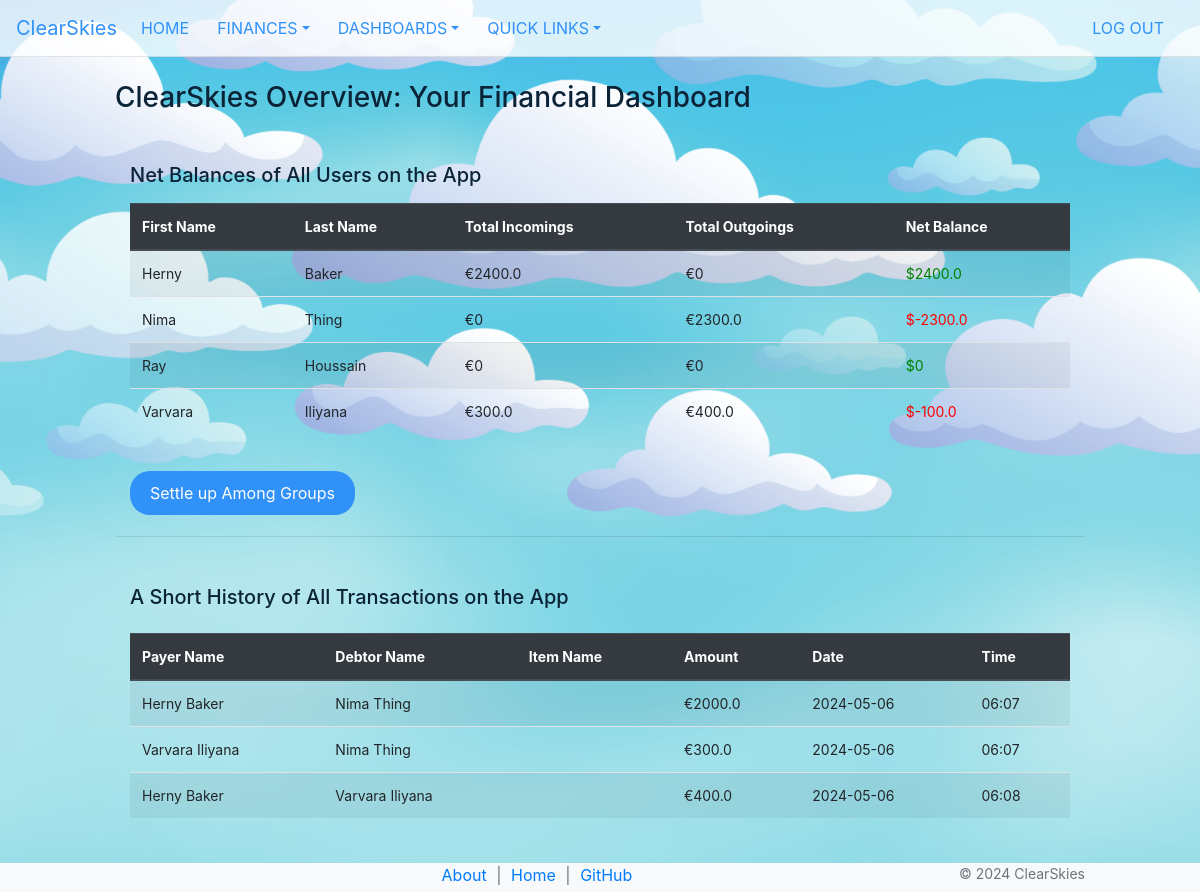
The app's page /dashboard (signed in) with its own data.
### app/models/user.py (models this page shows, shortened)
class User(db.Model, UserMixin):
    __tablename__ = 'users'
    id = db.Column(db.Integer, primary_key=True)
    email = db.Column(db.String(120), unique=True, nullable=False)
    first_name = db.Column(db.String(50), nullable=False)
    last_name = db.Column(db.String(50), nullable=False)
    password_hash = db.Column(db.String(128), nullable=False)
    groups = db.relationship('UserGroup', back_populates='user')
    transactions_as_payer = db.relationship('Transaction', foreign_keys='Transaction.payer_id', backref='payer', lazy='dynamic')
    transactions_as_debtor = db.relationship('Transaction', foreign_keys='Transaction.debtor_id', backref='debtor', lazy='dynamic')

### app/models/group.py (models this page shows)
class GroupTransaction(db.Model):
    __tablename__ = 'group_transactions'
    id = db.Column(db.Integer, primary_key=True)
    group_id = db.Column(db.Integer, db.ForeignKey('groups.id'), nullable=False)
    payer_id = db.Column(db.Integer, db.ForeignKey('users.id'), nullable=False)
    payer = db.relationship('User', foreign_keys=[payer_id])
    debtor_id = db.Column(db.Integer, db.ForeignKey('users.id'), nullable=False)
    debtor = db.relationship('User', foreign_keys=[debtor_id])
    amount = db.Column(db.Float, nullable=False)
    description = db.Column(db.String(255))
    created_at = db.Column(db.DateTime, default=datetime.utcnow)

### app/debts.py (the view)
    @app.route('/dashboard')
    def dashboard():
        if 'user_id' not in session:
            flash('Please log in to view the dashboard.', 'warning')
            return redirect(url_for('login'))
        credit_subquery = db.session.query(
            GroupTransaction.payer_id.label('user_id'),
            func.sum(func.abs(GroupTransaction.amount)).label('total_credit')  # Using abs() to ensure positive values
        ).group_by(GroupTransaction.payer_id).subquery()
        debt_subquery = db.session.query(
            GroupTransaction.debtor_id.label('user_id'),
            func.sum(func.abs(GroupTransaction.amount)).label('total_debt')  # Using abs() to ensure positive values
        ).group_by(GroupTransaction.debtor_id).subquery()
        net_balances = db.session.query(
            User.first_name, User.last_name,
            func.coalesce(credit_subquery.c.total_credit, 0).label('total_incomings'),
            func.coalesce(debt_subquery.c.total_debt, 0).label('total_outgoings'),
            (func.coalesce(credit_subquery.c.total_credit, 0) - func.coalesce(debt_subquery.c.total_debt, 0)).label(
                'net_balance')
        ).outerjoin(credit_subquery, User.id == credit_subquery.c.user_id) \
            .outerjoin(debt_subquery, User.id == debt_subquery.c.user_id) \
            .group_by(User.first_name, User.last_name) \
            .all()
        Payer = aliased(User, name='payer')
        Debtor = aliased(User, name='debtor')
        transactions = db.session.query(
            GroupTransaction.description,
            Payer.first_name.label('payer_first_name'),
            Payer.last_name.label('payer_last_name'),
            Debtor.first_name.label('debtor_first_name'),
            Debtor.last_name.label('debtor_last_name'),
            GroupTransaction.amount,
            GroupTransaction.created_at
        ).join(Payer, Payer.id == GroupTransaction.payer_id) \
            .join(Debtor, Debtor.id == GroupTransaction.debtor_id).all()
        return render_template('dashboard.html', net_balances=net_balances, transactions=transactions)

### app/templates/dashboard.html (shortened to what this page needs)
{% extends 'layout.html' %}
{% block content %}
<head>
</head>
<body>
    <br>
    <h3>ClearSkies Overview: Your Financial Dashboard</h3>
    <div class="container mt-5">
        <h5 class="mb-3">Net Balances of All Users on the App</h5>
        <table class="table table-striped">
            <thead class="thead-dark">
                <tr>
                    <th>First Name</th>
                    <th>Last Name</th>
                    <th>Total Incomings</th>
                    <th>Total Outgoings</th>
                    <th>Net Balance</th>
                </tr>
            </thead>
            <tbody>
                {% for user in net_balances %}
                <tr>
                    <td>{{ user.first_name }}</td>
                    <td>{{ user.last_name }}</td>
                    <td>€{{ user.total_incomings | round(2) }}</td>
                    <td>€{{ user.total_outgoings | round(2) }}</td>
                    <td style="color: {{ 'green' if user.net_balance >= 0 else 'red' }}">${{ user.net_balance | round(2) }}</td>
                </tr>
                {% else %}
                <tr>
                    <td colspan="5">No data available.</td>
                </tr>
                {% endfor %}
            </tbody>
        </table>
    </div>
    <div class="container mt-3">
        <button type="submit" class="btn btn-primary" onclick="location.href='{{ url_for('settle_group_debts') }}';">Settle up Among Groups</button>
    </div>
    <hr>
    <div class="container mt-5">
        <h5 class="mb-4">A Short History of All Transactions on the App</h5>
        <table id="transactionsTable" class="table table-striped">
            <thead class="thead-dark">
                <tr>
                    <th>Payer Name</th>
                    <th>Debtor Name</th>
                    <th>Item Name</th>
                    <th>Amount</th>
                    <th>Date</th>
                    <th>Time</th>
                </tr>
            </thead>
            <tbody>
                {% for transaction in transactions %}
                <tr>
                    <td>{{ transaction.payer_first_name }} {{ transaction.payer_last_name }}</td>
                    <td>{{ transaction.debtor_first_name }} {{ transaction.debtor_last_name }}</td>
                    <td>{{ transaction.description }}</td>
                    <td> €{{ transaction.amount |  abs | round(2) }}</td>
                    <td>{{ transaction.created_at.strftime('%Y-%m-%d') }}</td>
                    <td>{{ transaction.created_at.strftime('%H:%M') }}</td>
                </tr>
                {% endfor %}
            </tbody>
        </table>
    </div>
    <br>
    <br>
</body>
<footer class="footer bg-light fixed-bottom">
    <div class="container" style="text-align: center;">
        <span class="text-muted footer-links">
            <a href="/about">About</a> | <a href="/home">Home</a> | <a href="https://github.com/nimathing2052/Debt_Settlement">GitHub</a>
        </span>
        <span class="text-muted" style="font-size: 14px; float: right;">&copy; 2024 ClearSkies</span>
    </div>
</footer>
{% endblock %}

### app/templates/layout.html (style rules this page uses)
html, body { height: 100%; margin: 0; padding: 0; }
body { background-image: url('/static/rest_layout.png'); background-size: cover; background-position: center; background-repeat: no-repeat; background-attachment: fixed; }
h1, h2, h3, h4, h5, h6 { color: #0b2337; }
button[type="submit"] { background-color: #3091f9; color: white; padding: 10px 20px; border: none; border-radius: 20px; cursor: pointer; }
.container { max-width: 1000px; margin: auto; padding-top: 0px; padding-bottom: 5px; }
.table { font-size: 14px; }
.footer { background-color: rgba(255, 255, 255, 2); color: #333; }
.footer-links a { color: #007bff; text-decoration: none; margin: 0 5px; }

### records on screen
User: first_name "Herny", last_name "Baker", total_incomings "2400.0", total_outgoings "0", net_balance "2400.0"
User: first_name "Nima", last_name "Thing", total_incomings "0", total_outgoings "2300.0", net_balance "-2300.0"
User: first_name "Ray", last_name "Houssain", total_incomings "0", total_outgoings "0", net_balance "0"
User: first_name "Varvara", last_name "Iliyana", total_incomings "300.0", total_outgoings "400.0", net_balance "-100.0"
